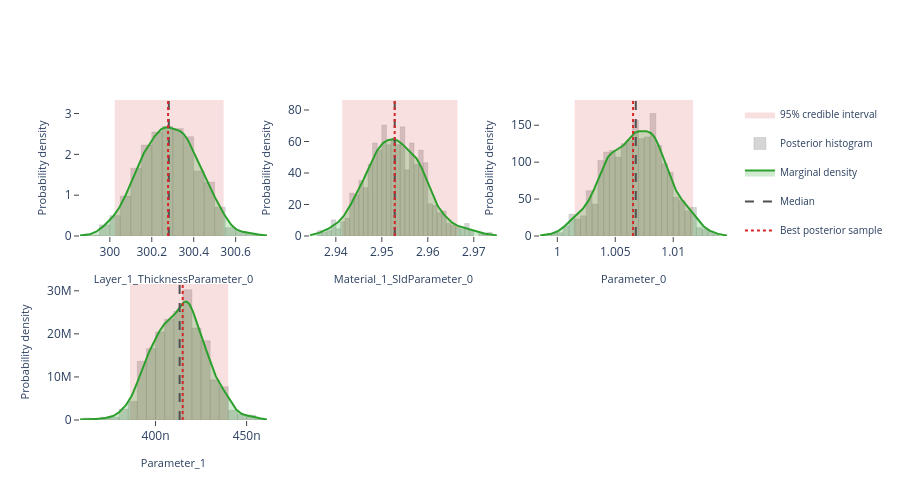

The notebook cell saved with this chart:
### Markdown cell above
## Interactive posterior plots

The next three cells render the same Plotly figures that are shown on the
Bayesian Posterior tab of the EasyReflectometryApp:

* **Marginals** — per-parameter distribution: histogram + smooth KDE marginal,
  shaded 95% credible interval, and median / best-sample lines
  (`plot_distribution` or `posterior.distribution()`)
* **Corner plot** — pairwise marginals + 2-D contours + scatter (`plot_corner`)
* **Traces** — per-chain trace + marginal histogram (`plot_trace`)

The standalone helpers are called with ``return_figure=True`` so they return a
Plotly ``Figure`` that we render in the notebook with ``fig.show()``; the
``PosteriorResults`` methods return the figure directly.

### Code cell
# ---- Marginal posterior distributions ---------------------------------------
# One panel per free parameter, each overlaying the posterior histogram, a
# smooth Gaussian-KDE marginal, the shaded 95% credible interval, and the
# median / best-sample reference lines.  Mirrors the "Marginals" sub-tab in
# the EasyReflectometryApp.

# The PosteriorResults method passes ``logp`` through automatically so the
# best posterior sample (MAP) line is drawn:
fig = posterior.distribution()
fig.show()

# Standalone equivalent (pass ``logp`` to get the best-sample line):
# fig = plot_distribution(
#     posterior.draws,
#     posterior.param_names,
#     logp=posterior.logp,
#     return_figure=True,
# )
# fig.show()

### Figure 1 — Plotly figure (JSON) as saved in the notebook; plotly's stock layout.template omitted (floating-point values rounded to 4 significant figures; data arrays with more than 128 entries replaced by an {"elided": "..."} marker saying what was removed)
{"data": [{"fill": "toself", "fillcolor": "rgba(214, 39, 40, 0.14)", "hoverinfo": "skip", "legendgroup": "95% credible interval", "line": {"color": "rgba(214, 39, 40, 0.14)", "width": 0}, "mode": "lines", "name": "95% credible interval", "showlegend": true, "type": "scatter", "x": [300.0, 300.5, 300.5, 300.0, 300.0], "xaxis": "x", "y": [0.0, 0.0, 3.332, 3.332, 0.0], "yaxis": "y"}, {"histnorm": "probability density", "hovertemplate": "sample=%{x:.4f}<br>density: %{y:.2f}<extra></extra>", "legendgroup": "histogram", "marker": {"color": "rgba(120, 120, 120, 0.38)", "line": {"color": "rgba(120, 120, 120, 0.24)", "width": 1}}, "name": "Posterior histogram", "nbinsx": 40, "opacity": 0.82, "showlegend": true, "type": "histogram", "x": {"elided": "880 float values"}, "xaxis": "x", "yaxis": "y"}, {"fill": "tozeroy", "fillcolor": "rgba(44, 160, 44, 0.22)", "hovertemplate": "Layer_1_ThicknessParameter_0: %{x:.4f}<br>density: %{y:.4f}<extra></extra>", "legendgroup": "marginal", "line": {"color": "rgb(44, 160, 44)", "width": 2}, "mode": "lines", "name": "Marginal density", "showlegend": true, "type": "scatter", "x": {"elided": "256 float values"}, "xaxis": "x", "y": {"elided": "256 float values"}, "yaxis": "y"}, {"hovertemplate": "Median: %{x:.4f}<extra></extra>", "legendgroup": "Median", "line": {"color": "rgb(80, 80, 80)", "dash": "dash", "width": 2}, "mode": "lines", "name": "Median", "showlegend": true, "type": "scatter", "x": [300.3, 300.3], "xaxis": "x", "y": [0.0, 3.332], "yaxis": "y"}, {"hovertemplate": "Best posterior sample: %{x:.4f}<extra></extra>", "legendgroup": "Best posterior sample", "line": {"color": "rgb(214, 39, 40)", "dash": "dot", "width": 2}, "mode": "lines", "name": "Best posterior sample", "showlegend": true, "type": "scatter", "x": [300.3, 300.3], "xaxis": "x", "y": [0.0, 3.332], "yaxis": "y"}, {"fill": "toself", "fillcolor": "rgba(214, 39, 40, 0.14)", "hoverinfo": "skip", "legendgroup": "95% credible interval", "line": {"color": "rgba(214, 39, 40, 0.14)", "width": 0}, "mode": "lines", "name": "95% credible interval", "showlegend": false, "type": "scatter", "x": [2.941, 2.966, 2.966, 2.941, 2.941], "xaxis": "x2", "y": [0.0, 0.0, 86.36, 86.36, 0.0], "yaxis": "y2"}, {"histnorm": "probability density", "hovertemplate": "sample=%{x:.4f}<br>density: %{y:.2f}<extra></extra>", "legendgroup": "histogram", "marker": {"color": "rgba(120, 120, 120, 0.38)", "line": {"color": "rgba(120, 120, 120, 0.24)", "width": 1}}, "name": "Posterior histogram", "nbinsx": 40, "opacity": 0.82, "showlegend": false, "type": "histogram", "x": {"elided": "880 float values"}, "xaxis": "x2", "yaxis": "y2"}, {"fill": "tozeroy", "fillcolor": "rgba(44, 160, 44, 0.22)", "hovertemplate": "Material_1_SldParameter_0: %{x:.4f}<br>density: %{y:.4f}<extra></extra>", "legendgroup": "marginal", "line": {"color": "rgb(44, 160, 44)", "width": 2}, "mode": "lines", "name": "Marginal density", "showlegend": false, "type": "scatter", "x": {"elided": "256 float values"}, "xaxis": "x2", "y": {"elided": "256 float values"}, "yaxis": "y2"}, {"hovertemplate": "Median: %{x:.4f}<extra></extra>", "legendgroup": "Median", "line": {"color": "rgb(80, 80, 80)", "dash": "dash", "width": 2}, "mode": "lines", "name": "Median", "showlegend": false, "type": "scatter", "x": [2.953, 2.953], "xaxis": "x2", "y": [0.0, 86.36], "yaxis": "y2"}, {"hovertemplate": "Best posterior sample: %{x:.4f}<extra></extra>", "legendgroup": "Best posterior sample", "line": {"color": "rgb(214, 39, 40)", "dash": "dot", "width": 2}, "mode": "lines", "name": "Best posterior sample", "showlegend": false, "type": "scatter", "x": [2.953, 2.953], "xaxis": "x2", "y": [0.0, 86.36], "yaxis": "y2"}, {"fill": "toself", "fillcolor": "rgba(214, 39, 40, 0.14)", "hoverinfo": "skip", "legendgroup": "95% credible interval", "line": {"color": "rgba(214, 39, 40, 0.14)", "width": 0}, "mode": "lines", "name": "95% credible interval", "showlegend": false, "type": "scatter", "x": [1.001, 1.012, 1.012, 1.001, 1.001], "xaxis": "x3", "y": [0.0, 0.0, 184.2, 184.2, 0.0], "yaxis": "y3"}, {"histnorm": "probability density", "hovertemplate": "sample=%{x:.4f}<br>density: %{y:.2f}<extra></extra>", "legendgroup": "histogram", "marker": {"color": "rgba(120, 120, 120, 0.38)", "line": {"color": "rgba(120, 120, 120, 0.24)", "width": 1}}, "name": "Posterior histogram", "nbinsx": 40, "opacity": 0.82, "showlegend": false, "type": "histogram", "x": {"elided": "880 float values"}, "xaxis": "x3", "yaxis": "y3"}, {"fill": "tozeroy", "fillcolor": "rgba(44, 160, 44, 0.22)", "hovertemplate": "Parameter_0: %{x:.4f}<br>density: %{y:.4f}<extra></extra>", "legendgroup": "marginal", "line": {"color": "rgb(44, 160, 44)", "width": 2}, "mode": "lines", "name": "Marginal density", "showlegend": false, "type": "scatter", "x": {"elided": "256 float values"}, "xaxis": "x3", "y": {"elided": "256 float values"}, "yaxis": "y3"}, {"hovertemplate": "Median: %{x:.4f}<extra></extra>", "legendgroup": "Median", "line": {"color": "rgb(80, 80, 80)", "dash": "dash", "width": 2}, "mode": "lines", "name": "Median", "showlegend": false, "type": "scatter", "x": [1.007, 1.007], "xaxis": "x3", "y": [0.0, 184.2], "yaxis": "y3"}, {"hovertemplate": "Best posterior sample: %{x:.4f}<extra></extra>", "legendgroup": "Best posterior sample", "line": {"color": "rgb(214, 39, 40)", "dash": "dot", "width": 2}, "mode": "lines", "name": "Best posterior sample", "showlegend": false, "type": "scatter", "x": [1.007, 1.007], "xaxis": "x3", "y": [0.0, 184.2], "yaxis": "y3"}, {"fill": "toself", "fillcolor": "rgba(214, 39, 40, 0.14)", "hoverinfo": "skip", "legendgroup": "95% credible interval", "line": {"color": "rgba(214, 39, 40, 0.14)", "width": 0}, "mode": "lines", "name": "95% credible interval", "showlegend": false, "type": "scatter", "x": [3.86e-07, 4.399e-07, 4.399e-07, 3.86e-07, 3.86e-07], "xaxis": "x4", "y": [0.0, 0.0, 31580000.0, 31580000.0, 0.0], "yaxis": "y4"}, {"histnorm": "probability density", "hovertemplate": "sample=%{x:.4f}<br>density: %{y:.2f}<extra></extra>", "legendgroup": "histogram", "marker": {"color": "rgba(120, 120, 120, 0.38)", "line": {"color": "rgba(120, 120, 120, 0.24)", "width": 1}}, "name": "Posterior histogram", "nbinsx": 40, "opacity": 0.82, "showlegend": false, "type": "histogram", "x": {"elided": "880 float values"}, "xaxis": "x4", "yaxis": "y4"}, {"fill": "tozeroy", "fillcolor": "rgba(44, 160, 44, 0.22)", "hovertemplate": "Parameter_1: %{x:.4f}<br>density: %{y:.4f}<extra></extra>", "legendgroup": "marginal", "line": {"color": "rgb(44, 160, 44)", "width": 2}, "mode": "lines", "name": "Marginal density", "showlegend": false, "type": "scatter", "x": {"elided": "256 float values"}, "xaxis": "x4", "y": {"elided": "256 float values"}, "yaxis": "y4"}, {"hovertemplate": "Median: %{x:.4f}<extra></extra>", "legendgroup": "Median", "line": {"color": "rgb(80, 80, 80)", "dash": "dash", "width": 2}, "mode": "lines", "name": "Median", "showlegend": false, "type": "scatter", "x": [4.132e-07, 4.132e-07], "xaxis": "x4", "y": [0.0, 31580000.0], "yaxis": "y4"}, {"hovertemplate": "Best posterior sample: %{x:.4f}<extra></extra>", "legendgroup": "Best posterior sample", "line": {"color": "rgb(214, 39, 40)", "dash": "dot", "width": 2}, "mode": "lines", "name": "Best posterior sample", "showlegend": false, "type": "scatter", "x": [4.149e-07, 4.149e-07], "xaxis": "x4", "y": [0.0, 31580000.0], "yaxis": "y4"}], "layout": {"barmode": "overlay", "height": 500, "legend": {"font": {"size": 10}}, "plot_bgcolor": "white", "showlegend": true, "xaxis": {"anchor": "y", "domain": [0.0, 0.2889], "range": [299.9, 300.7], "showgrid": false, "ticks": "outside", "title": {"font": {"size": 11}, "text": "Layer_1_ThicknessParameter_0"}, "zeroline": false}, "xaxis2": {"anchor": "y2", "domain": [0.3556, 0.6444], "range": [2.934, 2.975], "showgrid": false, "ticks": "outside", "title": {"font": {"size": 11}, "text": "Material_1_SldParameter_0"}, "zeroline": false}, "xaxis3": {"anchor": "y3", "domain": [0.7111, 1.0], "range": [0.9985, 1.015], "showgrid": false, "ticks": "outside", "title": {"font": {"size": 11}, "text": "Parameter_0"}, "zeroline": false}, "xaxis4": {"anchor": "y4", "domain": [0.0, 0.2889], "range": [3.585e-07, 4.611e-07], "showgrid": false, "ticks": "outside", "title": {"font": {"size": 11}, "text": "Parameter_1"}, "zeroline": false}, "xaxis5": {"anchor": "y5", "domain": [0.3556, 0.6444], "showgrid": false, "ticks": "outside", "zeroline": false}, "xaxis6": {"anchor": "y6", "domain": [0.7111, 1.0], "showgrid": false, "ticks": "outside", "zeroline": false}, "yaxis": {"anchor": "x", "domain": [0.575, 1.0], "range": [0.0, 3.332], "showgrid": false, "ticks": "outside", "title": {"font": {"size": 11}, "text": "Probability density"}, "zeroline": false}, "yaxis2": {"anchor": "x2", "domain": [0.575, 1.0], "range": [0.0, 86.36], "showgrid": false, "ticks": "outside", "title": {"font": {"size": 11}, "text": "Probability density"}, "zeroline": false}, "yaxis3": {"anchor": "x3", "domain": [0.575, 1.0], "range": [0.0, 184.2], "showgrid": false, "ticks": "outside", "title": {"font": {"size": 11}, "text": "Probability density"}, "zeroline": false}, "yaxis4": {"anchor": "x4", "domain": [0.0, 0.425], "range": [0.0, 31580000.0], "showgrid": false, "ticks": "outside", "title": {"font": {"size": 11}, "text": "Probability density"}, "zeroline": false}, "yaxis5": {"anchor": "x5", "domain": [0.0, 0.425], "showgrid": false, "ticks": "outside", "zeroline": false}, "yaxis6": {"anchor": "x6", "domain": [0.0, 0.425], "showgrid": false, "ticks": "outside", "zeroline": false}}}
